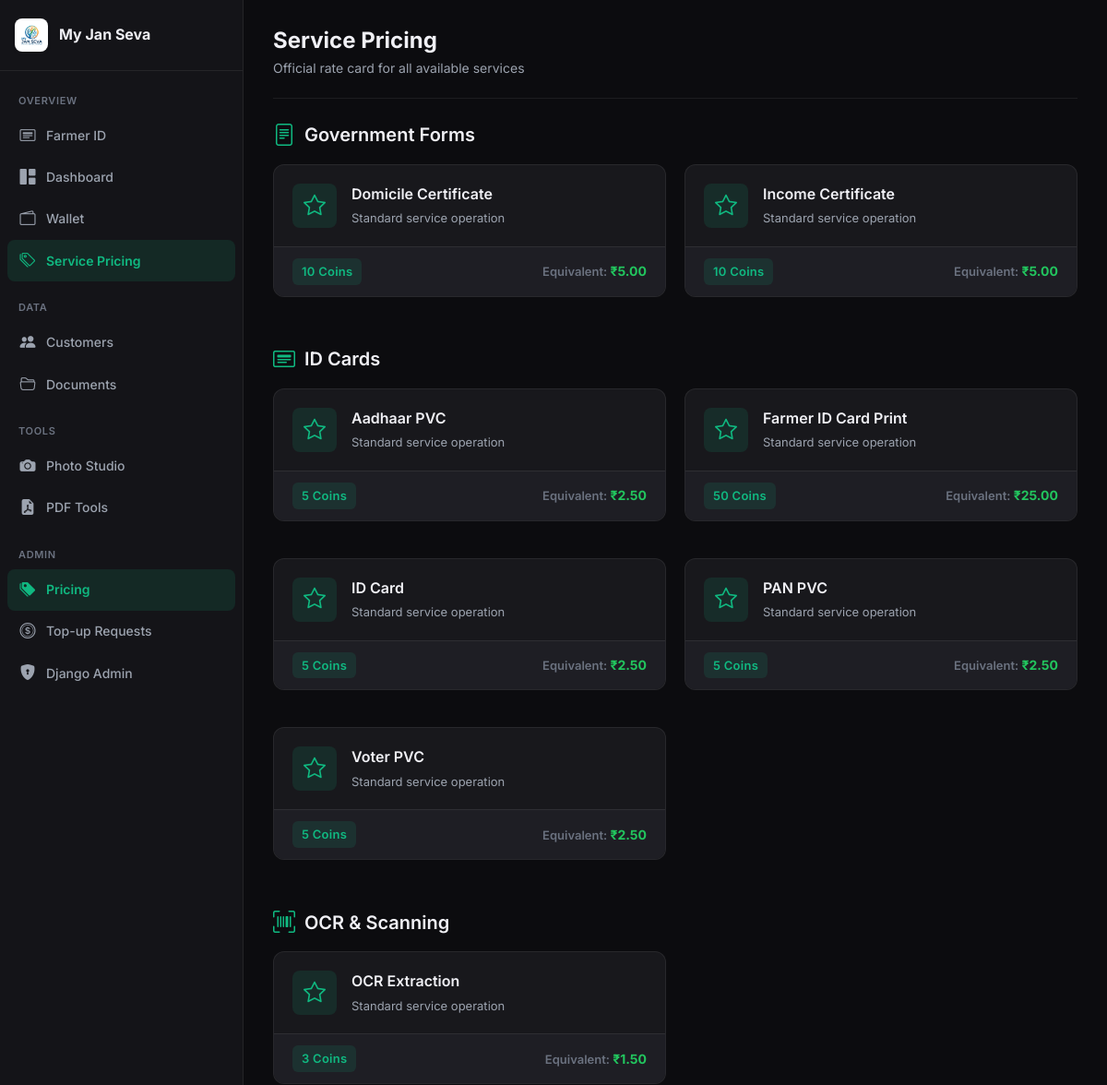
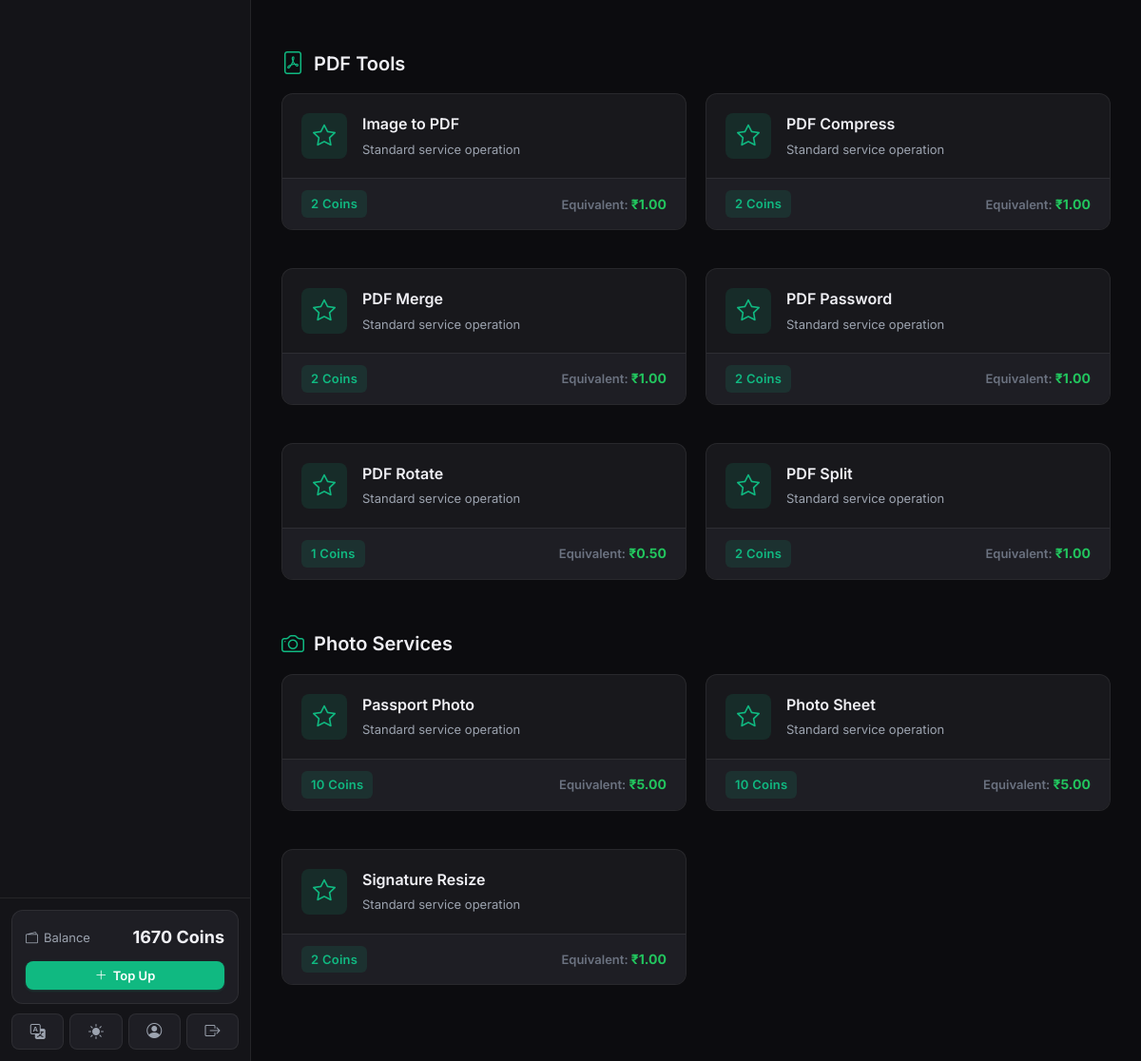
Screenshot of /pricing/view/ (signed in) with the database file from the repository (2 pictures, top to bottom).
### apps/wallet/models.py (models this page shows, shortened)
class Wallet(models.Model):
    user = models.OneToOneField(settings.AUTH_USER_MODEL, on_delete=models.CASCADE, related_name='wallet')
    balance = models.DecimalField(max_digits=10, decimal_places=2, default=Decimal('0.00'))
    created_at = models.DateTimeField(auto_now_add=True)
    updated_at = models.DateTimeField(auto_now=True)

### apps/pricing/models.py (models this page shows, shortened)
class ServiceCategory(models.Model):
    name = models.CharField(max_length=80)
    slug = models.SlugField(unique=True)
    icon = models.CharField(max_length=50, default='bi-gear', help_text='Bootstrap icon class')
    order = models.PositiveIntegerField(default=0)
    class Meta:
        ordering = ['order', 'name']
        verbose_name_plural = 'Service Categories'

class Service(models.Model):
    category = models.ForeignKey(ServiceCategory, on_delete=models.SET_NULL, null=True, blank=True, related_name='services')
    name = models.CharField(max_length=120)
    slug = models.SlugField(unique=True)
    description = models.TextField(blank=True)
    price = models.DecimalField(max_digits=8, decimal_places=2)
    is_active = models.BooleanField(default=True)
    icon = models.CharField(max_length=50, default='bi-star', help_text='Bootstrap icon class')
    created_at = models.DateTimeField(auto_now_add=True)
    updated_at = models.DateTimeField(auto_now=True)
    class Meta:
        ordering = ['category', 'name']

### apps/pricing/views.py (the view)
# urls.py: path('view/', views.user_service_list, name='view_pricing'),
@login_required
def user_service_list(request):
    services = Service.objects.filter(is_active=True).select_related('category')
    COIN_TO_INR_RATE = 0.50
    for service in services:
        service.rupee_price = float(service.price) * COIN_TO_INR_RATE
    services_by_cat = {}
    for service in services:
        cat_key = (
            service.category.name,
            service.category.icon or 'bi-gear-fill',
            service.category.order if hasattr(service.category, 'order') else 999
        ) if service.category else ('General Services', 'bi-gear-fill', 999)
        if cat_key not in services_by_cat:
            services_by_cat[cat_key] = []
        services_by_cat[cat_key].append(service)
    sorted_categories = []
    for key in sorted(services_by_cat.keys(), key=lambda x: (x[2], x[0])):
        sorted_categories.append({
            'name': key[0],
            'icon': key[1],
            'services': services_by_cat[key]
        })
    return render(request, 'pricing/view_pricing.html', {
        'categories': sorted_categories,
        'page_title': 'Service Pricing',
    })

### apps/accounts/models.py (called while the page is built)
    @property
    def is_admin(self):
        return self.role == 'admin'

### apps/core/context_processors.py (called while the page is built)
def site_settings(request):
    return {
        'SITE_NAME': 'My Jan Seva',
        'SITE_TAGLINE': 'Complete Document & ID Services Platform',
    }

### apps/pricing/context_processors.py (called while the page is built)
def service_prices(request):
    prices = cache.get('service_prices')
    if prices is None:
        prices = {s.slug: s for s in Service.objects.filter(is_active=True)}
        cache.set('service_prices', prices, 300)
    return {'service_prices': prices}

### apps/wallet/context_processors.py (called while the page is built)
def wallet_balance(request):
    if request.user.is_authenticated:
        try:
            balance = request.user.wallet.balance
        except Wallet.DoesNotExist:
            balance = 0
        return {'wallet_balance': balance}
    return {'wallet_balance': 0}

### templates/pricing/view_pricing.html (shortened to what this page needs)
{% extends "base.html" %}
{% block content %}
<div class="page-header">
  <div>
    <h1>Service Pricing</h1>
    <div class="subtitle">Official rate card for all available services</div>
  </div>
</div>
{% if categories %}
  {% for cat in categories %}
    <div class="pricing-category-section" style="margin-bottom: 32px;">
      <h2 style="display: flex; align-items: center; gap: 10px; font-size: 20px; font-weight: 600; margin-bottom: 16px; color: var(--text-primary);">
        <i class="bi {{ cat.icon }}" style="color: var(--accent); font-size: 24px;"></i>
        <span>{{ cat.name }}</span>
      </h2>
      <div class="grid-2">
        {% for s in cat.services %}
          <div class="card pricing-service-card" style="display: flex; flex-direction: column; justify-content: space-between; transition: transform 0.2s, box-shadow 0.2s; position: relative; overflow: hidden; border: 1px solid var(--border); border-radius: var(--radius);">
            <div style="padding: 20px; display: flex; gap: 16px; align-items: flex-start;">
              <div style="width: 48px; height: 48px; border-radius: var(--radius-sm); background: var(--accent-soft); color: var(--accent); display: flex; align-items: center; justify-content: center; font-size: 24px; flex-shrink: 0;">
                <i class="bi {{ s.icon|default:'bi-star' }}"></i>
              </div>
              <div class="flex-1">
                <h3 style="font-size: 16px; font-weight: 600; margin-bottom: 6px; color: var(--text-primary);">{{ s.name }}</h3>
                <p style="font-size: 13px; color: var(--text-secondary); line-height: 1.5; margin: 0;">{{ s.description|default:"Standard service operation" }}</p>
              </div>
            </div>
            <div style="border-top: 1px solid var(--border); padding: 12px 20px; background: var(--bg-raised); display: flex; align-items: center; justify-content: space-between; flex-wrap: wrap; gap: 8px;">
              <div style="display: flex; align-items: center; gap: 6px;">
                <span class="badge badge-accent" style="font-size: 13px; padding: 4px 10px; font-weight: 600; border-radius: var(--radius-xs);">
                  {{ s.price|floatformat:0 }} Coins
                </span>
              </div>
              {% if user.is_admin %}
              <div style="font-size: 13px; font-weight: 600; color: var(--text-tertiary);">
                Equivalent: <span style="color: var(--success); font-weight: 700; font-size: 14px;">₹{{ s.rupee_price|floatformat:2 }}</span>
              </div>
              {% endif %}
            </div>
          </div>
        {% endfor %}
      </div>
    </div>
  {% endfor %}
{% endif %}
{% endblock %}

### templates/base.html (shortened to what this page needs)
{% load static humanize %}
<!DOCTYPE html>
<html lang="en" data-theme="dark">
<head>
  <link rel="stylesheet" href="https://cdn.jsdelivr.net/npm/bootstrap-icons@1.11.3/font/bootstrap-icons.min.css">
  <link rel="stylesheet" href="{% static 'css/main.css' %}">
</head>
<body>
{% if user.is_authenticated %}
<div class="app-shell">
  <aside class="sidebar" id="sidebar">
    <div class="sidebar-top">
      <div class="sidebar-brand">
        <div class="sidebar-brand-icon" style="background: white; box-shadow: 0 2px 4px rgba(0,0,0,0.05);"><img src="{% static 'logo.png' %}" alt="Logo" style="width: 24px; height: 24px; object-fit: contain;"></div>
        <div class="sidebar-brand-text">
          <span class="sidebar-brand-name">My Jan Seva</span>
        </div>
      </div>
    </div>
    <nav class="sidebar-nav" id="sidebarNav">
      <div class="nav-group">
        <div class="nav-group-label">Overview</div>
        <a href="{% url 'id_cards:home' %}" class="nav-link {% if request.resolver_match.namespace == 'id_cards' %}active{% endif %}">
          <i class="bi bi-card-heading"></i><span>Farmer ID</span>
        </a>
        <a href="{% url 'dashboard:home' %}" class="nav-link {% if request.resolver_match.namespace == 'dashboard' %}active{% endif %}">
          <i class="bi bi-grid-1x2-fill"></i><span>Dashboard</span>
        </a>
        <a href="{% url 'wallet:dashboard' %}" class="nav-link {% if request.resolver_match.namespace == 'wallet' %}active{% endif %}">
          <i class="bi bi-wallet2"></i><span>Wallet</span>
        </a>
        <a href="{% url 'pricing:view_pricing' %}" class="nav-link {% if request.resolver_match.url_name == 'view_pricing' %}active{% endif %}">
          <i class="bi bi-tags"></i><span>Service Pricing</span>
        </a>
      </div>
      <div class="nav-group">
        <div class="nav-group-label">Data</div>
        <a href="{% url 'customers:list' %}" class="nav-link {% if request.resolver_match.namespace == 'customers' %}active{% endif %}">
          <i class="bi bi-people-fill"></i><span>Customers</span>
        </a>
        <a href="{% url 'documents:list' %}" class="nav-link {% if request.resolver_match.namespace == 'documents' %}active{% endif %}">
          <i class="bi bi-folder2-open"></i><span>Documents</span>
        </a>
      </div>
      <div class="nav-group">
        <div class="nav-group-label">Tools</div>
        <a href="{% url 'photo_studio:workspace' %}" class="nav-link {% if request.resolver_match.namespace == 'photo_studio' %}active{% endif %}">
          <i class="bi bi-camera-fill"></i><span>Photo Studio</span>
        </a>
        <a href="{% url 'pdf_workspace:home' %}" class="nav-link {% if request.resolver_match.namespace == 'pdf_workspace' %}active{% endif %}">
          <i class="bi bi-file-earmark-pdf-fill"></i><span>PDF Tools</span>
        </a>
      </div>
      {% if user.is_admin %}
      <div class="nav-group">
        <div class="nav-group-label">Admin</div>
        <a href="{% url 'pricing:list' %}" class="nav-link {% if request.resolver_match.namespace == 'pricing' %}active{% endif %}">
          <i class="bi bi-tags-fill"></i><span>Pricing</span>
        </a>
        <a href="{% url 'wallet:admin_topup_requests' %}" class="nav-link {% if request.resolver_match.url_name == 'admin_topup_requests' %}active{% endif %}">
          <i class="bi bi-coin"></i><span>Top-up Requests</span>
        </a>
        <a href="/admin/" class="nav-link">
          <i class="bi bi-shield-lock-fill"></i><span>Django Admin</span>
        </a>
      </div>
      {% endif %}
    </nav>
    <div class="sidebar-footer">
      <div class="sidebar-wallet">
        <div class="sidebar-wallet-row">
          <span class="sidebar-wallet-label"><i class="bi bi-wallet2"></i> Balance</span>
          <span class="sidebar-wallet-amt">{{ wallet_balance|floatformat:0 }} Coins</span>
        </div>
        <a href="{% url 'wallet:topup' %}" class="btn btn-primary btn-sm btn-block">
          <i class="bi bi-plus-lg"></i> Top Up
        </a>
      </div>
      <div class="sidebar-actions">
        <button id="langToggleBtn" class="sidebar-action-btn" title="Switch Language / भाषा बदलें">
          <i class="bi bi-translate"></i>
        </button>
        <button id="themeToggleBtn" class="sidebar-action-btn" title="Toggle Theme">
          <i id="themeToggleIcon" class="bi bi-sun-fill"></i>
        </button>
        <a href="{% url 'accounts:profile' %}" class="sidebar-action-btn" title="Profile">
          <i class="bi bi-person-circle"></i>
        </a>
        <a href="{% url 'accounts:logout' %}" class="sidebar-action-btn sidebar-action-btn--danger" title="Logout">
          <i class="bi bi-box-arrow-right"></i>
        </a>
      </div>
    </div>
  </aside>
  <div class="main-area">
    <main class="page-body">
      {% block content %}{% endblock %}
    </main>
  </div>
</div>
{% else %}
  {% block auth_content %}{% endblock %}
{% endif %}
</body>
</html>

### rows the page displays
Wallet: balance "1670"
ServiceCategory: name "Government Forms"
Service: name "Domicile Certificate", description "Standard service operation", price "10", rupee_price "5.00"
Service: name "Income Certificate", description "Standard service operation", price "10", rupee_price "5.00"
ServiceCategory: name "ID Cards"
Service: name "Aadhaar PVC", description "Standard service operation", price "5", rupee_price "2.50"
Service: name "Farmer ID Card Print", description "Standard service operation", price "50", rupee_price "25.00"
Service: name "ID Card", description "Standard service operation", price "5", rupee_price "2.50"
Service: name "PAN PVC", description "Standard service operation", price "5", rupee_price "2.50"
Service: name "Voter PVC", description "Standard service operation", price "5", rupee_price "2.50"
ServiceCategory: name "OCR & Scanning"
Service: name "OCR Extraction", description "Standard service operation", price "3", rupee_price "1.50"
ServiceCategory: name "PDF Tools"
Service: name "Image to PDF", description "Standard service operation", price "2", rupee_price "1.00"
Service: name "PDF Compress", description "Standard service operation", price "2", rupee_price "1.00"
Service: name "PDF Merge", description "Standard service operation", price "2", rupee_price "1.00"
Service: name "PDF Password", description "Standard service operation", price "2", rupee_price "1.00"
Service: name "PDF Rotate", description "Standard service operation", price "1", rupee_price "0.50"
Service: name "PDF Split", description "Standard service operation", price "2", rupee_price "1.00"
ServiceCategory: name "Photo Services"
Service: name "Passport Photo", description "Standard service operation", price "10", rupee_price "5.00"
Service: name "Photo Sheet", description "Standard service operation", price "10", rupee_price "5.00"
Service: name "Signature Resize", description "Standard service operation", price "2", rupee_price "1.00"
